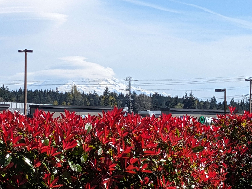
#> input picture output/downscaled_PXL_20240401_214136084.png, 252 x 189 px; its folder holds only this picture in this run
$ python main.py
#> lines starting #> are read from the running program, lines starting #| are printed output that depends on the picture
# This code was written by an AI assistant
import numpy as np
from PIL import Image, ImageEnhance

def closest_color(pixel, palette):
    distances = np.sqrt(np.sum((palette - pixel) ** 2, axis=1))
    return palette[np.argmin(distances)]

def color_quantization(image, palette):
    data = np.array(image)
    # Flatten the image array and find the closest colors
    flat_data = data.reshape((-1, 3))
    quantized_data = np.array([closest_color(pixel, palette) for pixel in flat_data])
    quantized_data = quantized_data.reshape(data.shape)
    return Image.fromarray(quantized_data.astype(np.uint8))

def dithering(image):
    data = np.array(image.convert('L'), dtype=np.float32)  # Convert to grayscale
    threshold_matrix = np.array([
        [0, 128],
        [192, 64]
    ], dtype=np.float32)

    for i in range(data.shape[0]):
        for j in range(data.shape[1]):
            old_pixel = data[i, j]
            new_pixel = 255 * (old_pixel > threshold_matrix[i % 2, j % 2])
            data[i, j] = new_pixel
            error = old_pixel - new_pixel
            if j + 1 < data.shape[1]:
                data[i, j + 1] += error * 7 / 16
            if i + 1 < data.shape[0]:
                if j > 0:
                    data[i + 1, j - 1] += error * 3 / 16
                data[i + 1, j] += error * 5 / 16
                if j + 1 < data.shape[1]:
                    data[i + 1, j + 1] += error * 1 / 16

    return Image.fromarray(data.astype(np.uint8))

def color_dithering(image, palette, pattern):
    data = np.array(image, dtype=np.float32)
    for y in range(data.shape[0]):
        for x in range(data.shape[1]):
            old_pixel = data[y, x]
            new_pixel = closest_color(old_pixel, palette)
            data[y, x] = new_pixel
            error = old_pixel - new_pixel
            for dy, dx, factor in pattern:
                ny, nx = y + dy, x + dx
                if 0 <= nx < data.shape[1] and 0 <= ny < data.shape[0]:
                    data[ny, nx] += error * factor
    return Image.fromarray(np.clip(data, 0, 255).astype(np.uint8))

def get_bayer_matrix(level):
    bayer2 = np.array([[0, 2], [3, 1]]) / 4.0 - 0.5
    bayer4 = (np.array([[0, 8, 2, 10],
                        [12, 4, 14, 6],
                        [3, 11, 1, 9],
                        [15, 7, 13, 5]]) / 16.0 - 0.5)
    bayer8 = (np.array([[0, 32, 8, 40, 2, 34, 10, 42],
                        [48, 16, 56, 24, 50, 18, 58, 26],
                        [12, 44, 4, 36, 14, 46, 6, 38],
                        [60, 28, 52, 20, 62, 30, 54, 22],
                        [3, 35, 11, 43, 1, 33, 9, 41],
                        [51, 19, 59, 27, 49, 17, 57, 25],
                        [15, 47, 7, 39, 13, 45, 5, 37],
                        [63, 31, 55, 23, 61, 29, 53, 21]]) / 64.0 - 0.5)
    return [bayer2, bayer4, bayer8][level]

def get_ordered_matrix(size):
    ordered2 = np.array([[1, 3], [4, 2]]) / 5.0 - 0.5
    ordered4 = (np.array([[1, 9, 3, 11],
                          [13, 5, 15, 7],
                          [4, 12, 2, 10],
                          [16, 8, 14, 6]]) / 17.0 - 0.5)
    ordered8 = (np.array([[1, 33, 9, 41, 3, 35, 11, 43],
                          [49, 17, 57, 25, 51, 19, 59, 27],
                          [13, 45, 5, 37, 15, 47, 7, 39],
                          [61, 29, 53, 21, 63, 31, 55, 23],
                          [4, 36, 12, 44, 2, 34, 10, 42],
                          [52, 20, 60, 28, 50, 18, 58, 26],
                          [16, 48, 8, 40, 14, 46, 6, 38],
                          [64, 32, 56, 24, 62, 30, 54, 22]]) / 65.0 - 0.5)
    return {2: ordered2, 4: ordered4, 8: ordered8}[size]

def get_void_and_cluster_matrix(size):
    void_cluster4 = np.array([[0, 0.6, 0.2, 0.8],
                              [0.9, 0.3, 0.7, 0.1],
                              [0.4, 1.0, 0.5, 0.1],
                              [0.6, 0.0, 0.8, 0.2]]) - 0.5
    return {4: void_cluster4}[size]

def apply_threshold_dithering(image, threshold=128):
    img_array = np.array(image)
    gray_image = np.mean(img_array, axis=2)
    dithered_image = (gray_image > threshold) * 255
    return Image.fromarray(dithered_image.astype(np.uint8))

def apply_dithering(image, spread=0.5, red_color_count=2, green_color_count=2, blue_color_count=2, pattern='bayer', level=0):
    if pattern == 'bayer':
        dither_matrix = get_bayer_matrix(level)
    elif pattern == 'ordered':
        dither_matrix = get_ordered_matrix(2 ** (level + 1))
    elif pattern == 'void-cluster':
        dither_matrix = get_void_and_cluster_matrix(4)
    elif pattern == 'threshold':
        return apply_threshold_dithering(image)
    else:
        raise ValueError("Unsupported pattern. Choose 'bayer', 'ordered', 'void-cluster', or 'threshold'.")


    img_array = np.array(image)
    height, width, _ = img_array.shape

    for y in range(height):
        for x in range(width):
            matrix_value = dither_matrix[y % dither_matrix.shape[0], x % dither_matrix.shape[1]]
            pixel = img_array[y, x].astype(float)
            pixel += spread * matrix_value * 255.0

            pixel[0] = np.floor((red_color_count - 1) * pixel[0] / 255.0 + 0.5) * (255.0 / (red_color_count - 1))
            pixel[1] = np.floor((green_color_count - 1) * pixel[1] / 255.0 + 0.5) * (255.0 / (green_color_count - 1))
            pixel[2] = np.floor((blue_color_count - 1) * pixel[2] / 255.0 + 0.5) * (255.0 / (blue_color_count - 1))

            img_array[y, x] = np.clip(pixel, 0, 255)

    dithered_image = Image.fromarray(img_array.astype(np.uint8))
    return dithered_image


def scale_image(image, scale_multiplier, resample_filter=Image.NEAREST):
    width, height = image.size
    new_width = int(width * 2**scale_multiplier)
    new_height = int(height * 2**scale_multiplier)

    return image.resize((new_width, new_height), resample_filter)

def downscale_image(image, target_width, target_height, resample_filter):
    return image.resize((target_width, target_height), resample_filter)

# Define the palette (R, G, B) for Red, Green, Blue, Yellow, Black, White
palette = np.array([
    [255, 16, 16],    # Red
    [0, 134, 49],    # Green
    [0, 56, 206],    # Blue
    [255, 231, 0],  # Yellow
    [0, 0, 0],      # Black
    [255, 255, 255] # White
])

floyd_steinberg_pattern = [
    (0, 1, 7/16),
    (1, -1, 3/16),
    (1, 0, 5/16),
    (1, 1, 1/16)
]

# Load image
image_path = input('Enter the path to the image: ')
#> the answer given: output/downscaled_PXL_20240401_214136084.png
image = Image.open(image_path)
#> image is the input picture: PIL image 252x189 RGB; mean R, G, B 147.7, 134.2, 145.1

image_name = image_path.split('.')[0].split('/')[-1]

brightened_image = ImageEnhance.Brightness(image).enhance(1.5)
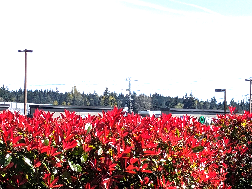
#> brightened_image: PIL image 252x189 RGB; mean R, G, B 192.8, 161.2, 161.4

downscaled_image = scale_image(image, -4)
downscaled_image.save(f'./output/downscaled_{image_name}.png')

# # Apply color quantization
quantized_image = color_quantization(downscaled_image, palette)
#> in color_quantization, `flat_data = data.reshape((-1, 3))`: flat_data = 165 rows, first 8: [227, 234, 250], [227, 234, 250], [236, 240, 249], [235, 239, 251], [220, 231, 249], [212, 229, 247], [191, 218, 247], [177, 209, 248]
#> in color_quantization, `quantized_data = np.array([closest_color(pixel, palette) for pixel in ..`: quantized_data = 165 rows, first 8: [255, 255, 255], [255, 255, 255], [255, 255, 255], [255, 255, 255], [255, 255, 255], [255, 255, 255], [255, 255, 255], [255, 255, 255]
quantized_image.save(f'./output/quantized_{image_name}.png')

# Apply color dithering
colored_dithered_image = color_dithering(downscaled_image, palette, floyd_steinberg_pattern)
colored_dithered_image.save(f'./output/colored_dithered_{image_name}.png')

colored_dithered_image = apply_dithering(downscaled_image)
colored_dithered_image.save(f'./output/acerola_dithered_0_{image_name}.png')
colored_dithered_image = apply_dithering(downscaled_image, level=1)
colored_dithered_image.save(f'./output/acerola_dithered_1_{image_name}.png')
colored_dithered_image = apply_dithering(downscaled_image, level=2)
colored_dithered_image.save(f'./output/acerola_dithered_2_{image_name}.png')

colored_dithered_image = apply_dithering(downscaled_image, pattern='ordered')
colored_dithered_image.save(f'./output/ordered_dithered_{image_name}.png')

# # Apply dithering
# dithered_image = dithering(image)
# dithered_image.save('dithered_image.jpg')
# # This code was written by an AI assistant
